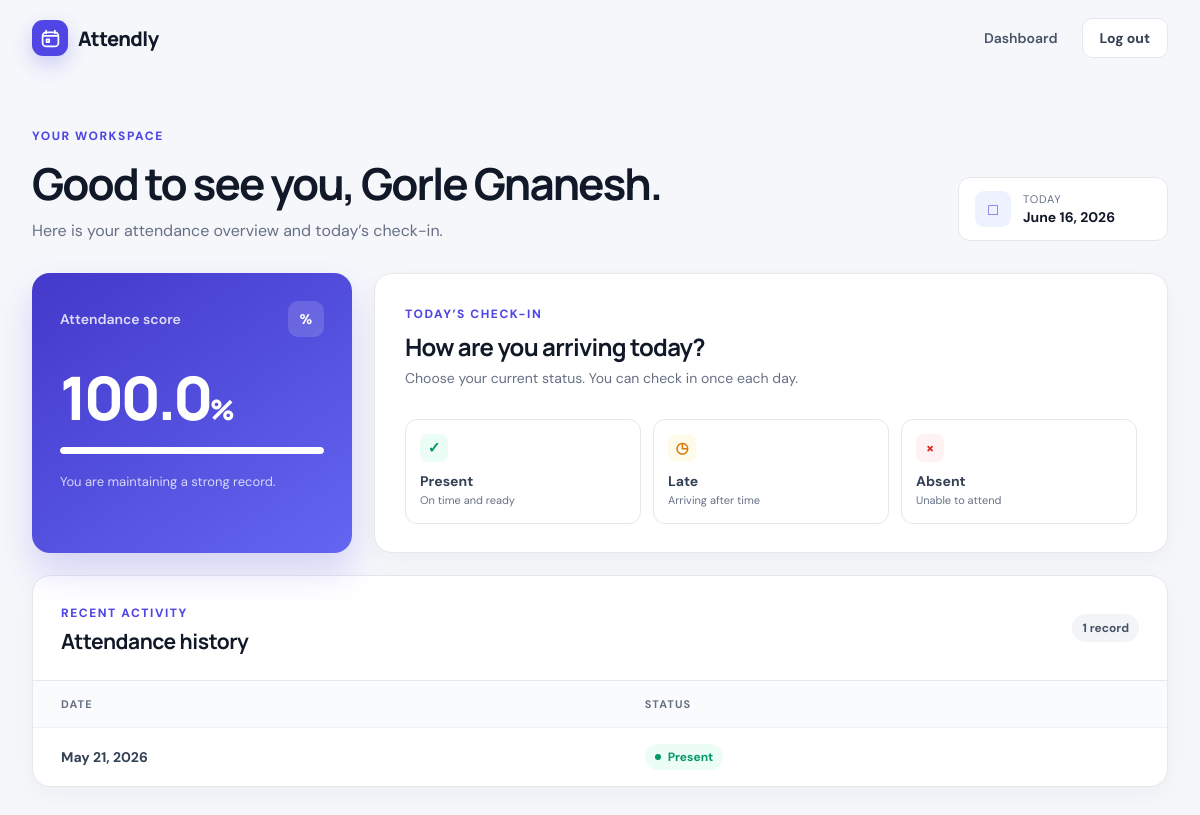
The page /dashboard (signed in) on the database as committed earlier.
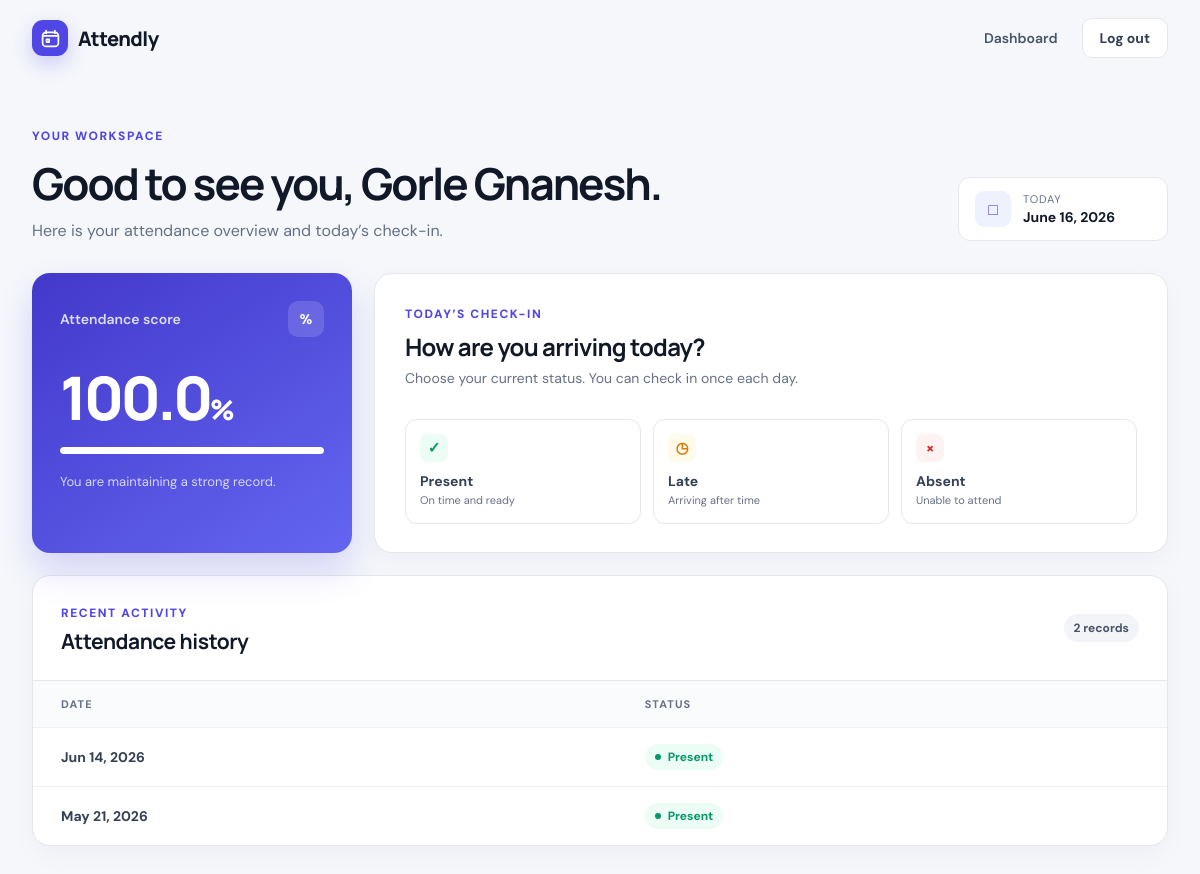
The same page on the database as committed later.
### models/user.py (models this page shows)
class Attendance(db.Model):
    id = db.Column(db.Integer, primary_key = True)
    user_id = db.Column(db.Integer, db.ForeignKey("user.id"), nullable = False)
    date = db.Column(db.Date, nullable = False)
    status = db.Column(db.String(10), nullable = False)
    __table_args__ = (
                        db.UniqueConstraint("user_id" , "date"),
                        )

### routes/attendance.py (the view)
@attendance.route("/dashboard",methods=["GET"])
@login_required
def dashboard():
    user_id = session.get("user_id")
    user = User.query.get(user_id)
    today = date.today()
    existing = Attendance.query.filter_by(user_id=user_id, date=today).first()
    records = Attendance.query.filter_by(user_id=user_id).order_by(Attendance.date.desc()).all()
    total = len(records)
    present_count = len([r for r in records if r.status in ["present","late"]])
    percentage = round((present_count / total) * 100, 2) if total > 0 else 0
    return render_template("dashboard.html", user=user,today=today,existing=existing,records=records,percentage=percentage)

### utils.py (called while the page is built)
def login_required(f):
    @wraps(f)
    def decorated(*args, **kwargs):
        if not session.get("user_id"):
            return redirect(url_for("auth.login"))
        return f(*args, **kwargs)
    return decorated

### templates/dashboard.html (shortened to what this page needs)
{% extends "base.html" %}
{% block body_class %}dashboard-page{% endblock %}
{% block content %}
<section class="dashboard-header">
    <div>
        <span class="eyebrow">Your workspace</span>
        <h1>Good to see you, {{ user.username }}.</h1>
        <p>Here is your attendance overview and today&rsquo;s check-in.</p>
    </div>
    <div class="date-chip">
        <span class="date-icon" aria-hidden="true">&#9633;</span>
        <div><small>Today</small><strong>{{ today.strftime('%B %d, %Y') if today else 'Current day' }}</strong></div>
    </div>
</section>
<section class="overview-grid">
    <article class="stat-card stat-card-primary">
        <div class="stat-top"><span>Attendance score</span><span class="stat-icon">%</span></div>
        <div class="stat-value">{{ percentage }}<small>%</small></div>
        <div class="progress-track"><span style="width: {{ percentage }}%"></span></div>
        <p>{% if percentage >= 75 %}You are maintaining a strong record.{% elif records %}Keep checking in to improve your score.{% else %}Your progress starts with the first check-in.{% endif %}</p>
    </article>
    <article class="checkin-card">
        <div class="checkin-copy">
            <span class="eyebrow">Today&rsquo;s check-in</span>
            {% if existing %}
                <h2>You&rsquo;re all set for today.</h2>
                <p>Your attendance has been recorded. Come back tomorrow to keep your streak going.</p>
            {% else %}
                <h2>How are you arriving today?</h2>
                <p>Choose your current status. You can check in once each day.</p>
            {% endif %}
        </div>
        {% if existing %}
            <div class="current-status status-{{ existing.status }}">
                <span class="status-dot"></span>
                <div><small>Recorded as</small><strong>{{ existing.status|capitalize }}</strong></div>
                <span class="status-check" aria-hidden="true">&#10003;</span>
            </div>
        {% else %}
            <form action="{{ url_for('attendance.mark_attendance') }}" method="post" class="status-actions">
                <button class="status-button status-present" type="submit" name="status" value="present"><span>&#10003;</span><strong>Present</strong><small>On time and ready</small></button>
                <button class="status-button status-late" type="submit" name="status" value="late"><span>&#9719;</span><strong>Late</strong><small>Arriving after time</small></button>
                <button class="status-button status-absent" type="submit" name="status" value="absent"><span>&times;</span><strong>Absent</strong><small>Unable to attend</small></button>
            </form>
        {% endif %}
    </article>
</section>
<section class="records-card">
    <div class="section-heading">
        <div><span class="eyebrow">Recent activity</span><h2>Attendance history</h2></div>
        <span class="record-count">{{ records|length }} record{% if records|length != 1 %}s{% endif %}</span>
    </div>
    {% if records %}
        <div class="table-wrap">
            <table>
                <thead><tr><th>Date</th><th>Status</th></tr></thead>
                <tbody>
                    {% for record in records %}
                        <tr>
                            <td><strong>{{ record.date.strftime('%b %d, %Y') }}</strong></td>
                            <td><span class="badge badge-{{ record.status }}"><span></span>{{ record.status|capitalize }}</span></td>
                        </tr>
                    {% endfor %}
                </tbody>
            </table>
        </div>
    {% else %}
        <div class="empty-state">
            <span class="empty-icon" aria-hidden="true">&#8635;</span>
            <h3>No attendance records yet</h3>
            <p>Mark today&rsquo;s status and your history will appear here.</p>
        </div>
    {% endif %}
</section>
{% endblock %}

Rows that differ between the two databases and show on the page:
added Attendance: date "Jun 14, 2026", status "Present"
Other text that changed with them:
{{ records|length }}: "1" → "2"
text now shown: "s"
